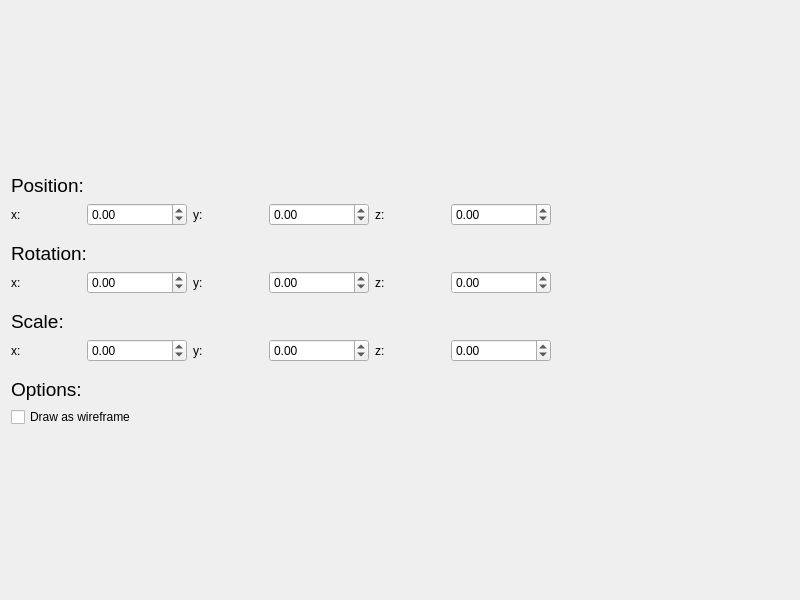
<?xml version="1.0" encoding="UTF-8"?>
<ui version="4.0">
 <class>NodeControl</class>
 <widget class="QWidget" name="NodeControl">
  <property name="geometry">
   <rect>
    <x>0</x>
    <y>0</y>
    <width>800</width>
    <height>600</height>
   </rect>
  </property>
  <property name="windowTitle">
   <string>NodeControl</string>
  </property>
  <layout class="QVBoxLayout" name="layout">
   <item>
    <spacer name="verticalSpacer">
     <property name="orientation">
      <enum>Qt::Vertical</enum>
     </property>
     <property name="sizeHint" stdset="0">
      <size>
       <width>20</width>
       <height>40</height>
      </size>
     </property>
    </spacer>
   </item>
   <item>
    <widget class="QLabel" name="positionText">
     <property name="font">
      <font>
       <pointsize>14</pointsize>
      </font>
     </property>
     <property name="text">
      <string>Position:</string>
     </property>
    </widget>
   </item>
   <item>
    <layout class="QHBoxLayout" name="positionControl">
     <property name="bottomMargin">
      <number>10</number>
     </property>
     <item>
      <widget class="QLabel" name="xText">
       <property name="minimumSize">
        <size>
         <width>70</width>
         <height>0</height>
        </size>
       </property>
       <property name="maximumSize">
        <size>
         <width>70</width>
         <height>16777215</height>
        </size>
       </property>
       <property name="text">
        <string>x:</string>
       </property>
       <property name="alignment">
        <set>Qt::AlignLeading|Qt::AlignLeft|Qt::AlignVCenter</set>
       </property>
      </widget>
     </item>
     <item>
      <widget class="QDraggableDoubleSpinBox" name="x">
       <property name="minimumSize">
        <size>
         <width>100</width>
         <height>0</height>
        </size>
       </property>
       <property name="maximumSize">
        <size>
         <width>100</width>
         <height>16777215</height>
        </size>
       </property>
       <property name="minimum">
        <double>-5000.000000000000000</double>
       </property>
       <property name="maximum">
        <double>5000.000000000000000</double>
       </property>
       <property name="singleStep">
        <double>0.010000000000000</double>
       </property>
      </widget>
     </item>
     <item>
      <widget class="QLabel" name="yText">
       <property name="minimumSize">
        <size>
         <width>70</width>
         <height>0</height>
        </size>
       </property>
       <property name="maximumSize">
        <size>
         <width>70</width>
         <height>16777215</height>
        </size>
       </property>
       <property name="text">
        <string>y:</string>
       </property>
       <property name="alignment">
        <set>Qt::AlignLeading|Qt::AlignLeft|Qt::AlignVCenter</set>
       </property>
      </widget>
     </item>
     <item>
      <widget class="QDraggableDoubleSpinBox" name="y">
       <property name="minimumSize">
        <size>
         <width>100</width>
         <height>0</height>
        </size>
       </property>
       <property name="maximumSize">
        <size>
         <width>100</width>
         <height>16777215</height>
        </size>
       </property>
       <property name="minimum">
        <double>-5000.000000000000000</double>
       </property>
       <property name="maximum">
        <double>5000.000000000000000</double>
       </property>
       <property name="singleStep">
        <double>0.010000000000000</double>
       </property>
      </widget>
     </item>
     <item>
      <widget class="QLabel" name="zText">
       <property name="minimumSize">
        <size>
         <width>70</width>
         <height>0</height>
        </size>
       </property>
       <property name="maximumSize">
        <size>
         <width>70</width>
         <height>16777215</height>
        </size>
       </property>
       <property name="text">
        <string>z:</string>
       </property>
       <property name="alignment">
        <set>Qt::AlignLeading|Qt::AlignLeft|Qt::AlignVCenter</set>
       </property>
      </widget>
     </item>
     <item>
      <widget class="QDraggableDoubleSpinBox" name="z">
       <property name="minimumSize">
        <size>
         <width>100</width>
         <height>0</height>
        </size>
       </property>
       <property name="maximumSize">
        <size>
         <width>100</width>
         <height>16777215</height>
        </size>
       </property>
       <property name="minimum">
        <double>-5000.000000000000000</double>
       </property>
       <property name="maximum">
        <double>5000.000000000000000</double>
       </property>
       <property name="singleStep">
        <double>0.010000000000000</double>
       </property>
      </widget>
     </item>
     <item>
      <spacer name="spacer_1">
       <property name="orientation">
        <enum>Qt::Horizontal</enum>
       </property>
       <property name="sizeHint" stdset="0">
        <size>
         <width>40</width>
         <height>20</height>
        </size>
       </property>
      </spacer>
     </item>
    </layout>
   </item>
   <item>
    <widget class="QLabel" name="rotationText">
     <property name="font">
      <font>
       <pointsize>14</pointsize>
      </font>
     </property>
     <property name="text">
      <string>Rotation:</string>
     </property>
    </widget>
   </item>
   <item>
    <layout class="QHBoxLayout" name="rotationControl">
     <property name="bottomMargin">
      <number>10</number>
     </property>
     <item>
      <widget class="QLabel" name="xTextRotation">
       <property name="minimumSize">
        <size>
         <width>70</width>
         <height>0</height>
        </size>
       </property>
       <property name="maximumSize">
        <size>
         <width>70</width>
         <height>16777215</height>
        </size>
       </property>
       <property name="text">
        <string>x:</string>
       </property>
       <property name="alignment">
        <set>Qt::AlignLeading|Qt::AlignLeft|Qt::AlignVCenter</set>
       </property>
      </widget>
     </item>
     <item>
      <widget class="QDraggableDoubleSpinBox" name="xRotation">
       <property name="minimumSize">
        <size>
         <width>100</width>
         <height>0</height>
        </size>
       </property>
       <property name="maximumSize">
        <size>
         <width>100</width>
         <height>16777215</height>
        </size>
       </property>
       <property name="minimum">
        <double>-5000.000000000000000</double>
       </property>
       <property name="maximum">
        <double>5000.000000000000000</double>
       </property>
       <property name="singleStep">
        <double>0.010000000000000</double>
       </property>
      </widget>
     </item>
     <item>
      <widget class="QLabel" name="yTextRotation">
       <property name="minimumSize">
        <size>
         <width>70</width>
         <height>0</height>
        </size>
       </property>
       <property name="maximumSize">
        <size>
         <width>70</width>
         <height>16777215</height>
        </size>
       </property>
       <property name="text">
        <string>y:</string>
       </property>
       <property name="alignment">
        <set>Qt::AlignLeading|Qt::AlignLeft|Qt::AlignVCenter</set>
       </property>
      </widget>
     </item>
     <item>
      <widget class="QDraggableDoubleSpinBox" name="yRotation">
       <property name="minimumSize">
        <size>
         <width>100</width>
         <height>0</height>
        </size>
       </property>
       <property name="maximumSize">
        <size>
         <width>100</width>
         <height>16777215</height>
        </size>
       </property>
       <property name="minimum">
        <double>-5000.000000000000000</double>
       </property>
       <property name="maximum">
        <double>5000.000000000000000</double>
       </property>
       <property name="singleStep">
        <double>0.010000000000000</double>
       </property>
      </widget>
     </item>
     <item>
      <widget class="QLabel" name="zTextRotation">
       <property name="minimumSize">
        <size>
         <width>70</width>
         <height>0</height>
        </size>
       </property>
       <property name="maximumSize">
        <size>
         <width>70</width>
         <height>16777215</height>
        </size>
       </property>
       <property name="text">
        <string>z:</string>
       </property>
       <property name="alignment">
        <set>Qt::AlignLeading|Qt::AlignLeft|Qt::AlignVCenter</set>
       </property>
      </widget>
     </item>
     <item>
      <widget class="QDraggableDoubleSpinBox" name="zRotation">
       <property name="minimumSize">
        <size>
         <width>100</width>
         <height>0</height>
        </size>
       </property>
       <property name="maximumSize">
        <size>
         <width>100</width>
         <height>16777215</height>
        </size>
       </property>
       <property name="minimum">
        <double>-5000.000000000000000</double>
       </property>
       <property name="maximum">
        <double>5000.000000000000000</double>
       </property>
       <property name="singleStep">
        <double>0.010000000000000</double>
       </property>
      </widget>
     </item>
     <item>
      <spacer name="spacer_4">
       <property name="orientation">
        <enum>Qt::Horizontal</enum>
       </property>
       <property name="sizeHint" stdset="0">
        <size>
         <width>40</width>
         <height>20</height>
        </size>
       </property>
      </spacer>
     </item>
    </layout>
   </item>
   <item>
    <widget class="QLabel" name="scaleText">
     <property name="font">
      <font>
       <pointsize>14</pointsize>
      </font>
     </property>
     <property name="text">
      <string>Scale:</string>
     </property>
    </widget>
   </item>
   <item>
    <layout class="QHBoxLayout" name="scaleControl">
     <property name="bottomMargin">
      <number>10</number>
     </property>
     <item>
      <widget class="QLabel" name="xTextScale">
       <property name="minimumSize">
        <size>
         <width>70</width>
         <height>0</height>
        </size>
       </property>
       <property name="maximumSize">
        <size>
         <width>70</width>
         <height>16777215</height>
        </size>
       </property>
       <property name="text">
        <string>x:</string>
       </property>
       <property name="alignment">
        <set>Qt::AlignLeading|Qt::AlignLeft|Qt::AlignVCenter</set>
       </property>
      </widget>
     </item>
     <item>
      <widget class="QDraggableDoubleSpinBox" name="xScale">
       <property name="minimumSize">
        <size>
         <width>100</width>
         <height>0</height>
        </size>
       </property>
       <property name="maximumSize">
        <size>
         <width>100</width>
         <height>16777215</height>
        </size>
       </property>
       <property name="minimum">
        <double>-5000.000000000000000</double>
       </property>
       <property name="maximum">
        <double>5000.000000000000000</double>
       </property>
       <property name="singleStep">
        <double>0.010000000000000</double>
       </property>
      </widget>
     </item>
     <item>
      <widget class="QLabel" name="yTextScale">
       <property name="minimumSize">
        <size>
         <width>70</width>
         <height>0</height>
        </size>
       </property>
       <property name="maximumSize">
        <size>
         <width>70</width>
         <height>16777215</height>
        </size>
       </property>
       <property name="text">
        <string>y:</string>
       </property>
       <property name="alignment">
        <set>Qt::AlignLeading|Qt::AlignLeft|Qt::AlignVCenter</set>
       </property>
      </widget>
     </item>
     <item>
      <widget class="QDraggableDoubleSpinBox" name="yScale">
       <property name="minimumSize">
        <size>
         <width>100</width>
         <height>0</height>
        </size>
       </property>
       <property name="maximumSize">
        <size>
         <width>100</width>
         <height>16777215</height>
        </size>
       </property>
       <property name="minimum">
        <double>-5000.000000000000000</double>
       </property>
       <property name="maximum">
        <double>5000.000000000000000</double>
       </property>
       <property name="singleStep">
        <double>0.010000000000000</double>
       </property>
      </widget>
     </item>
     <item>
      <widget class="QLabel" name="zTextScale">
       <property name="minimumSize">
        <size>
         <width>70</width>
         <height>0</height>
        </size>
       </property>
       <property name="maximumSize">
        <size>
         <width>70</width>
         <height>16777215</height>
        </size>
       </property>
       <property name="text">
        <string>z:</string>
       </property>
       <property name="alignment">
        <set>Qt::AlignLeading|Qt::AlignLeft|Qt::AlignVCenter</set>
       </property>
      </widget>
     </item>
     <item>
      <widget class="QDraggableDoubleSpinBox" name="zScale">
       <property name="minimumSize">
        <size>
         <width>100</width>
         <height>0</height>
        </size>
       </property>
       <property name="maximumSize">
        <size>
         <width>100</width>
         <height>16777215</height>
        </size>
       </property>
       <property name="minimum">
        <double>-5000.000000000000000</double>
       </property>
       <property name="maximum">
        <double>5000.000000000000000</double>
       </property>
       <property name="singleStep">
        <double>0.010000000000000</double>
       </property>
      </widget>
     </item>
     <item>
      <spacer name="spacer_3">
       <property name="orientation">
        <enum>Qt::Horizontal</enum>
       </property>
       <property name="sizeHint" stdset="0">
        <size>
         <width>40</width>
         <height>20</height>
        </size>
       </property>
      </spacer>
     </item>
    </layout>
   </item>
   <item>
    <widget class="QLabel" name="optionsText">
     <property name="font">
      <font>
       <pointsize>14</pointsize>
      </font>
     </property>
     <property name="text">
      <string>Options:</string>
     </property>
    </widget>
   </item>
   <item>
    <widget class="QCheckBox" name="wireframe">
     <property name="text">
      <string>Draw as wireframe</string>
     </property>
    </widget>
   </item>
   <item>
    <spacer name="verticalSpacer_2">
     <property name="orientation">
      <enum>Qt::Vertical</enum>
     </property>
     <property name="sizeHint" stdset="0">
      <size>
       <width>20</width>
       <height>40</height>
      </size>
     </property>
    </spacer>
   </item>
  </layout>
 </widget>
 <customwidgets>
  <customwidget>
   <class>QDraggableDoubleSpinBox</class>
   <extends>QDoubleSpinBox</extends>
   <header location="global">views/controls/QDraggableDoubleSpinBox.h</header>
  </customwidget>
 </customwidgets>
 <resources/>
 <connections/>
</ui>
